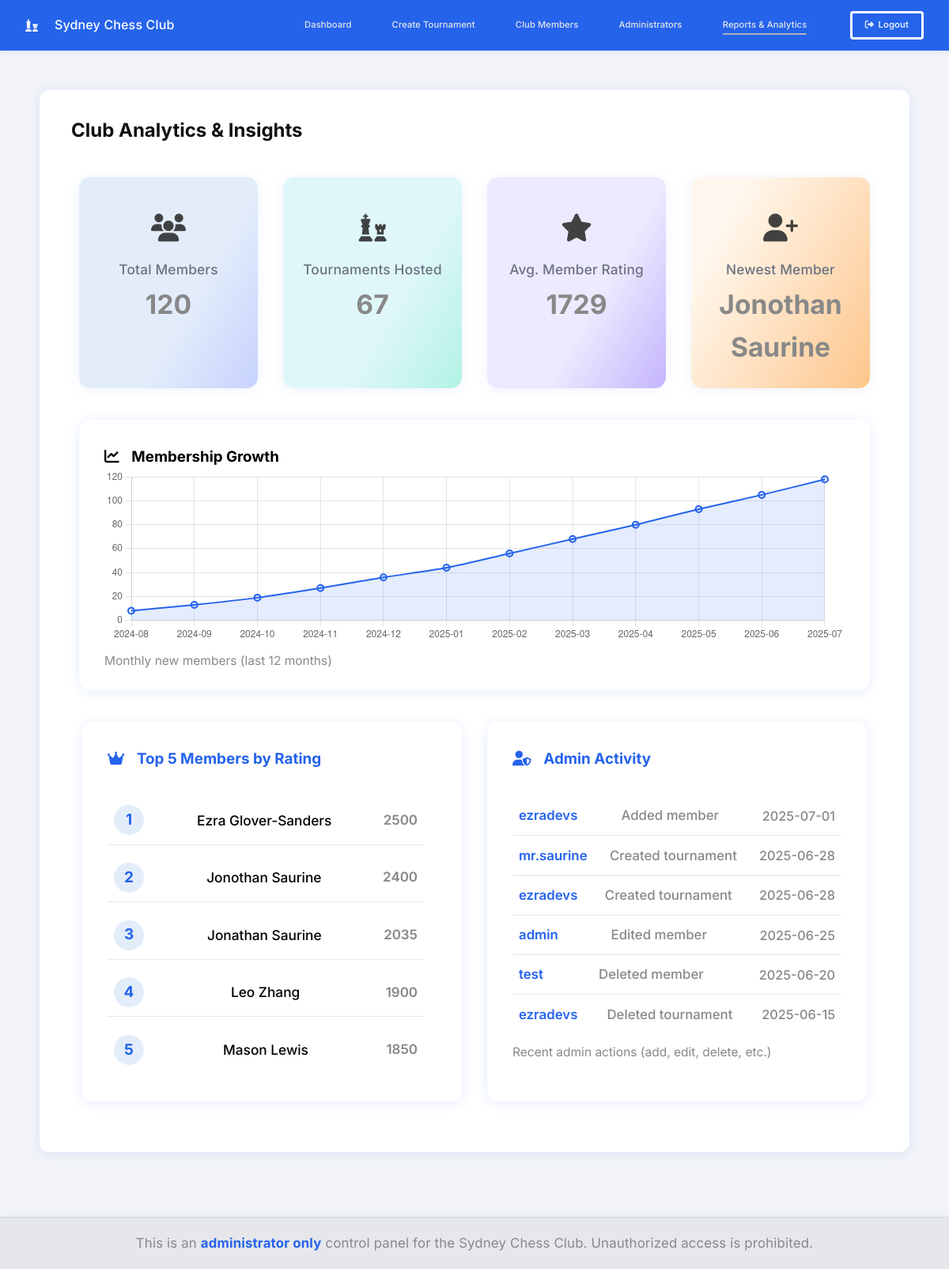
The app's page /reports (signed in), older data.
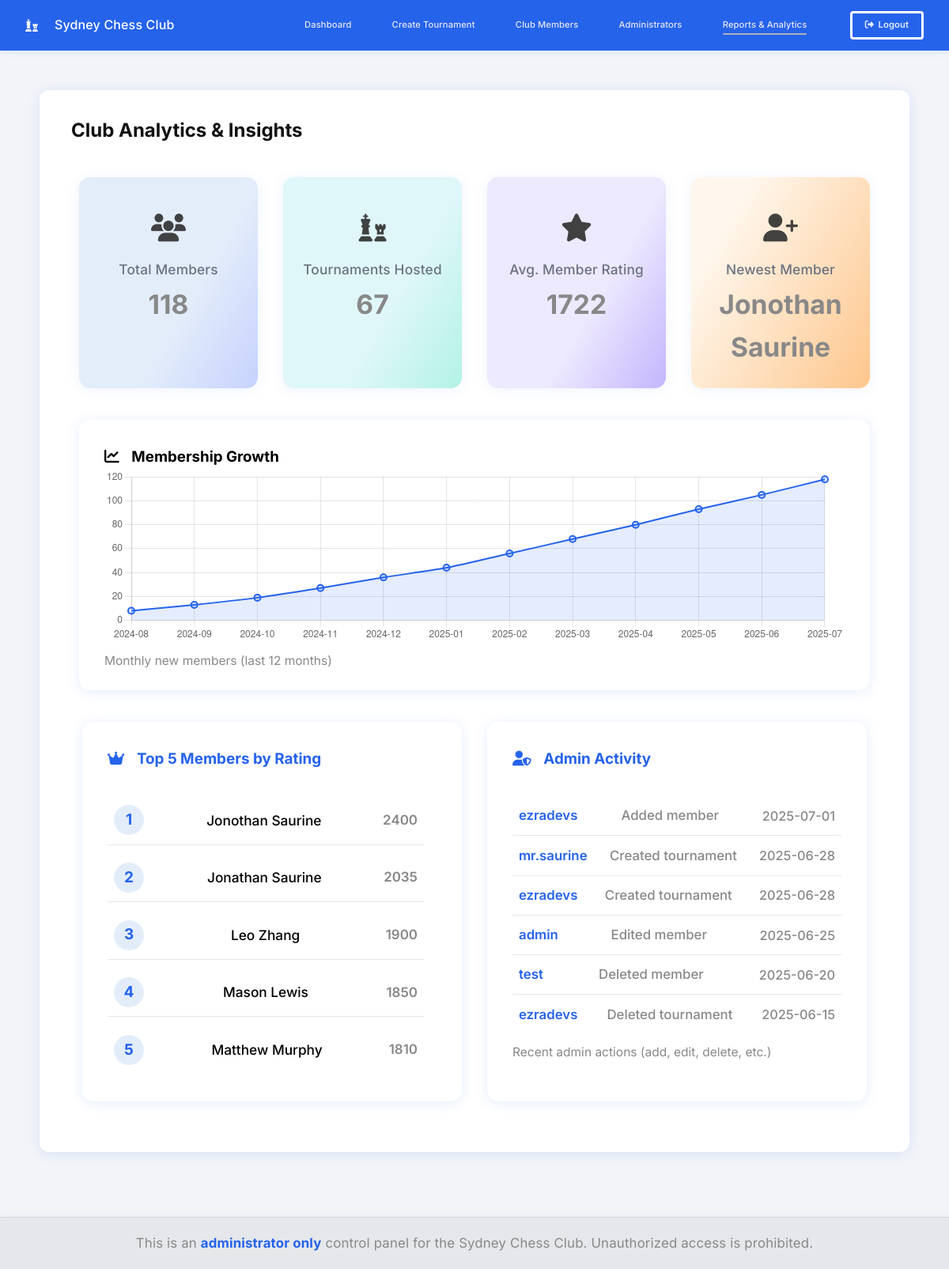
The same page, newer data.
### tables this page shows
CREATE TABLE members (
        id INTEGER PRIMARY KEY AUTOINCREMENT,
        name TEXT NOT NULL,
        email TEXT,
        rating INTEGER DEFAULT 1200,
        joined_at TEXT DEFAULT (datetime ('now'))
    );

### app.py (the view)
@app.route('/reports')
@login_required
def reports():
    with get_db_connection() as conn:
        total_members = conn.execute('SELECT COUNT(*) FROM members').fetchone()[0]
        avg_rating = conn.execute('SELECT AVG(rating) FROM members').fetchone()[0]
        total_tournaments = conn.execute('SELECT COUNT(*) FROM tournaments').fetchone()[0]
        recent = conn.execute('SELECT name FROM members ORDER BY joined_at DESC LIMIT 1').fetchone()
        recent_member = recent['name'] if recent else '—'
        growth_data = {'labels': [], 'values': []}
        rows = conn.execute("""
            SELECT strftime('%Y-%m', joined_at) as ym, COUNT(*) as count
            FROM members
            WHERE joined_at IS NOT NULL
            GROUP BY ym
            ORDER BY ym DESC
            LIMIT 12
        """).fetchall()
        for row in reversed(rows):
            growth_data['labels'].append(row['ym'] or '')
            growth_data['values'].append(row['count'] or 0)
        while len(growth_data['labels']) < 12:
            growth_data['labels'].insert(0, '')
            growth_data['values'].insert(0, 0)
        format_data = {'labels': [], 'values': []}
        formats = conn.execute("SELECT format, COUNT(*) as count FROM tournaments GROUP BY format").fetchall()
        for row in formats:
            format_data['labels'].append(row['format'] or 'Unknown')
            format_data['values'].append(row['count'] or 0)
        top_members = conn.execute("SELECT name, rating FROM members ORDER BY rating DESC LIMIT 5").fetchall()
        admin_activity = [
            {'username': 'ezradevs', 'action': 'Added member', 'date': '2025-07-01'},
            {'username': 'mr.saurine', 'action': 'Created tournament', 'date': '2025-06-28'},
            {'username': 'ezradevs', 'action': 'Created tournament', 'date': '2025-06-28'},
            {'username': 'admin', 'action': 'Edited member', 'date': '2025-06-25'},
            {'username': 'test', 'action': 'Deleted member', 'date': '2025-06-20'},
            {'username': 'ezradevs', 'action': 'Deleted tournament', 'date': '2025-06-15'},
        ]
    return render_template(
        'reports.html',
        total_members=total_members,
        avg_rating=int(avg_rating) if avg_rating else '—',
        total_tournaments=total_tournaments,
        recent_member=recent_member,
        growth_data=growth_data,
        format_data=format_data,
        top_members=top_members,
        admin_activity=admin_activity
    )

### app.py (called while the page is built)
def get_db_connection():
    conn = sqlite3.connect('data/main.db')
    conn.row_factory = sqlite3.Row
    try:
        conn.execute('PRAGMA foreign_keys = ON')
    except Exception:
        pass
    return conn

def login_required(f):
    @wraps(f)
    def decorated_function(*args, **kwargs):
        if 'username' not in session:
            flash('You must be logged in to access this page', 'danger')
            return redirect(url_for('login'))
        return f(*args, **kwargs)
    return decorated_function

@app.before_request
def ensure_csrf_and_session():
    if 'csrf_token' not in session:
        session['csrf_token'] = secrets.token_hex(32)
    if request.method == 'POST':
        token = request.form.get('csrf_token')
        if not token or token != session.get('csrf_token'):
            abort(400)

@app.context_processor
def inject_globals():
    allow_signup = False
    if os.environ.get('ADMIN_SIGNUP_SECRET'):
        allow_signup = True
    return dict(csrf_token=session.get('csrf_token'), allow_signup=allow_signup, APP_ENV=APP_ENV)

### templates/reports.html (shortened to what this page needs)
{% extends 'base.html' %}
{% block content %}
<div class="main-container reports-analytics">
    <h2 class="mb-2">Club Analytics & Insights</h2>
    <div class="dashboard-grid mb-2">
        <div class="stat-tile tile-blue">
            <div class="tile-icon"><i class="fa-solid fa-users"></i></div>
            <div class="tile-label">Total Members</div>
            <div class="tile-value">{{ total_members or '—' }}</div>
        </div>
        <div class="stat-tile tile-green">
            <div class="tile-icon"><i class="fa-solid fa-chess"></i></div>
            <div class="tile-label">Tournaments Hosted</div>
            <div class="tile-value">{{ total_tournaments or '—' }}</div>
        </div>
        <div class="stat-tile tile-purple">
            <div class="tile-icon"><i class="fa-solid fa-star"></i></div>
            <div class="tile-label">Avg. Member Rating</div>
            <div class="tile-value">{{ avg_rating or '—' }}</div>
        </div>
        <div class="stat-tile tile-orange">
            <div class="tile-icon"><i class="fa-solid fa-user-plus"></i></div>
            <div class="tile-label">Newest Member</div>
            <div class="tile-value">{{ recent_member or '—' }}</div>
        </div>
    </div>
    <div class="analytics-section">
        <div class="analytics-card" id="growth-card">
            <h3 class="analytics-title"><i class="fa-solid fa-chart-line icon-left"></i> Membership Growth</h3>
            <canvas id="growthChart" height="220"></canvas>
            <div class="analytics-caption">Monthly new members (last 12 months)</div>
        </div>
    </div>
    <div class="analytics-row">
        <div class="analytics-card leaderboard-card">
            <h4><i class="fa-solid fa-crown icon-left"></i> Top 5 Members by Rating</h4>
            <ol class="mini-leaderboard">
                {% for member in top_members %}
                <li><span class="leader-rank">{{ loop.index }}</span> {{ member.name }} <span class="leader-rating">{{
                        member.rating }}</span></li>
                {% else %}
                <li class="muted-info">No members found.</li>
                {% endfor %}
            </ol>
        </div>
        <div class="analytics-card admin-activity-card">
            <h4><i class="fa-solid fa-user-shield icon-left"></i> Admin Activity</h4>
            <ul class="admin-activity-list">
                {% for admin in admin_activity %}
                <li><span class="admin-name">{{ admin.username }}</span> <span class="admin-action">{{ admin.action
                        }}</span> <span class="admin-date">{{ admin.date }}</span></li>
                {% else %}
                <li class="muted-info">No recent admin actions.</li>
                {% endfor %}
            </ul>
            <div class="analytics-caption">Recent admin actions (add, edit, delete, etc.)</div>
        </div>
    </div>
</div>
{% endblock %}

Row changes from the older to the newer data that the page shows:
removed members: name "Ezra Glover-Sanders", rating "2500"
now on this page (row unchanged): members: name "Matthew Murphy", rating "1810"
Text that changed along with them:
{{ total_members or '—' }}: "120" → "118"
{{ avg_rating or '—' }}: "1729" → "1722"
